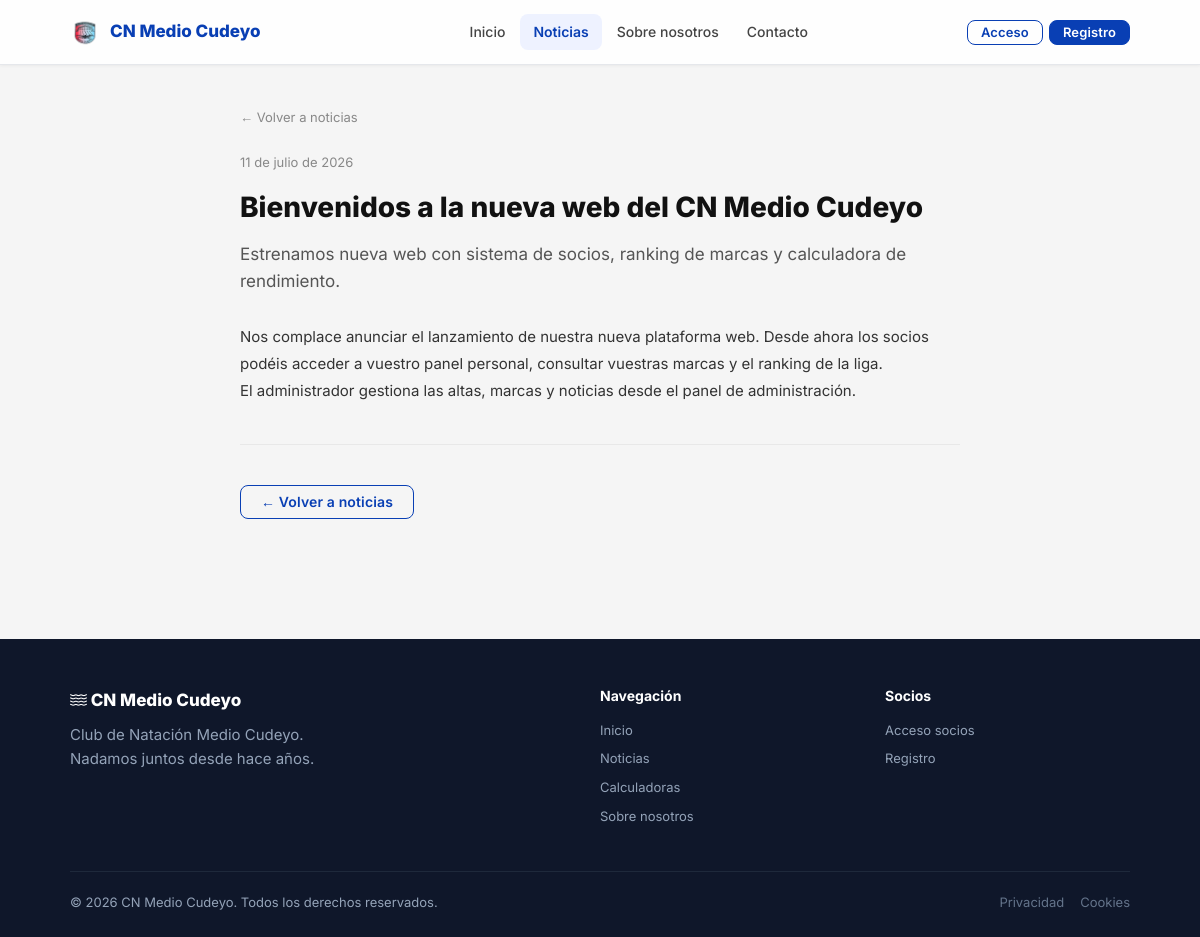
Screenshot of /noticias/detall?id=1 with the database file from the repository.
### tables this page shows
CREATE TABLE IF NOT EXISTS noticias (
    id         INT AUTO_INCREMENT PRIMARY KEY,
    titulo     VARCHAR(255) NOT NULL,
    resumen    VARCHAR(500) DEFAULT NULL,
    contenido  TEXT         DEFAULT NULL,
    imagen_url VARCHAR(500) DEFAULT NULL,
    publicado  TINYINT(1)   NOT NULL DEFAULT 0,
    created_at TIMESTAMP DEFAULT CURRENT_TIMESTAMP,
    updated_at TIMESTAMP DEFAULT CURRENT_TIMESTAMP ON UPDATE CURRENT_TIMESTAMP
);

### includes/auth.php (called while the page is built, shortened)
<?php
function e(string $s): string
{
    return htmlspecialchars($s, ENT_QUOTES, 'UTF-8');
}

### public/noticias/detall.php (the view, shortened to what this page needs)
<?php
require_once dirname(__DIR__, 2) . '/config/db.php';
require_once dirname(__DIR__, 2) . '/includes/auth.php';
require_once dirname(__DIR__, 2) . '/includes/layout.php';
$id = (int)($_GET['id'] ?? 0);
$stmt = $pdo->prepare('SELECT * FROM noticias WHERE id=? AND publicado=1 LIMIT 1');
$stmt->execute([$id]);
$noticia = $stmt->fetch();
?>
<div class="container-sm page-content">
  <a href="/noticias/" class="text-muted text-sm" style="display:inline-block;margin-bottom:24px;">← Volver a noticias</a>
  <article>
    <div class="text-muted text-sm mb-4">
      <?php
        $meses = ['enero','febrero','marzo','abril','mayo','junio','julio','agosto','septiembre','octubre','noviembre','diciembre'];
        $ts = strtotime($noticia['created_at']);
        echo date('j', $ts) . ' de ' . $meses[(int)date('n', $ts) - 1] . ' de ' . date('Y', $ts);
      ?>
    </div>
    <h1 style="font-size:28px;font-weight:800;margin-bottom:16px;line-height:1.3;">
      <?= e($noticia['titulo']) ?>
    </h1>
    <?php if ($noticia['resumen']): ?>
      <p style="font-size:17px;color:#555;margin-bottom:28px;line-height:1.6;">
        <?= e($noticia['resumen']) ?>
      </p>
    <?php endif; ?>
    <?php if ($noticia['contenido']): ?>
      <div style="font-size:15px;line-height:1.8;color:#333;">
        <?php
          $allowed = '<p><br><h2><h3><strong><em><u><s><ol><ul><li><a><blockquote><span>';
          echo strip_tags($noticia['contenido'], $allowed);
        ?>
      </div>
    <?php endif; ?>
  </article>
  <hr style="margin:40px 0;border:none;border-top:1px solid #e8e8e8;">
  <a href="/noticias/" class="btn btn-secondary">← Volver a noticias</a>
</div>

### public/assets/css/main.css (style rules this page uses)
:root { --blue: #093FB4; --blue-dark: #072f88; --red: #BF4646; --green: #16a34a; --orange: #ea580c; --text: #111; --gray: #888; --gray-light: #ddd; --bg: #f5f5f5; --white: #fff; --shadow: 0 2px 8px rgba(0,0,0,0.08); --shadow-lg: 0 4px 20px rgba(0,0,0,0.12); --radius: 8px; --radius-lg: 12px; }
*, *::before, *::after { box-sizing: border-box; margin: 0; padding: 0; }
body { font-family: 'Inter', Arial, sans-serif; font-size: 15px; color: var(--text); background: var(--bg); line-height: 1.6; -webkit-font-smoothing: antialiased; min-height: 100vh; display: flex; flex-direction: column; }
a { color: var(--blue); text-decoration: none; }
h1, h2, h3, h4 { line-height: 1.3; }
.container-sm { max-width: 760px; margin: 0 auto; padding: 0 20px; }
.page-content { padding-top: 40px; padding-bottom: 60px; }
.btn { display: inline-flex; align-items: center; justify-content: center; gap: 7px; padding: 9px 20px; border-radius: var(--radius); font-size: 14px; font-weight: 600; border: 1.5px solid transparent; cursor: pointer; transition: background 0.18s, color 0.18s, border-color 0.18s, box-shadow 0.18s, transform 0.12s; line-height: 1; text-decoration: none; letter-spacing: 0.01em; }
.btn-secondary { background: transparent; color: var(--blue); border-color: var(--blue); }
.mb-4 { margin-bottom: 16px; }
.text-muted { color: var(--gray); }
.text-sm { font-size: 13px; }

### rows the page displays
noticias: created_at "11", created_at "julio", created_at "2026", titulo "Bienvenidos a la nueva web del CN Medio Cudeyo", resumen "Estrenamos nueva web con sistema de socios, ranking de marcas y calculadora de rendimiento.", contenido "Nos complace anunciar el lanzamiento de nuestra nueva plataforma web. Desde ahora los socios podéis acceder a vuestro panel personal, consultar vuestras marcas y el ranking de la liga. El administrador gestiona las altas, marcas y noticias desde el panel de administración."
